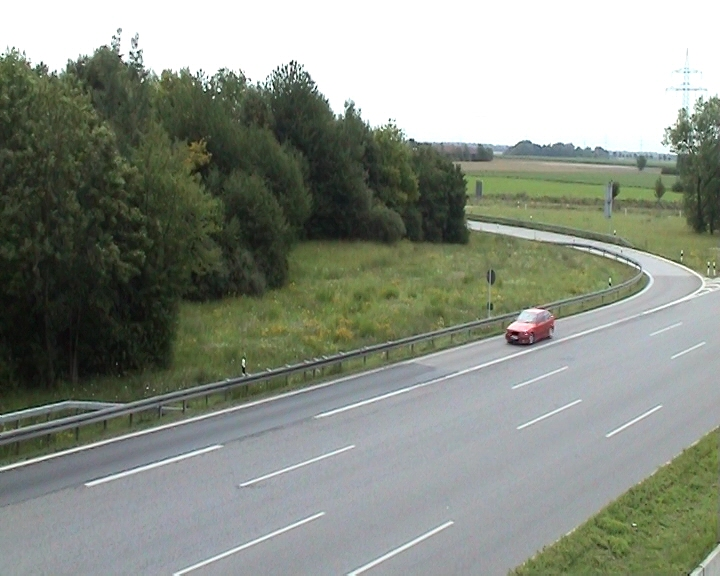
%> input picture Exercise10/sequence/2043_000140.jpeg, 720 x 576 px
$ octave exer_createPd.m   (GNU Octave 9; MATLAB toolbox functions it lacks are replaced by stand-ins)
%> lines starting %> are read from the running program, lines starting %| are printed output that depends on the picture
### Exercise10/colorHist.m
function [ bins ] = colorHist( H, n )
%UNTITLED2 Summary of this function goes here
%   Detailed explanation goes here

[rows, cols] = size(H);
bins=zeros(n,1);
gap = 1/n;
for x=1:cols
    for y=1:rows
        b = floor(H(y,x)/gap)+1;
        bins(b) = bins(b) + 1;
    end
end

end

### Exercise10/probMap.m
function [ D ] = probMap( I, hist )
%UNTITLED3 Summary of this function goes here
%   Detailed explanation goes here

maximum = max(hist);
minimum = min(hist);

[rows, cols] = size(I);
gap = 1/256;
for row = 1:rows
    for col = 1:cols
        hue = I(row, col);
        bin = floor(hue/gap)+1;
        d = hist(bin);

        %D(row, col) = (d - minimum)/(maximum-minimum)*255;
        D(row, col) = ((d)/(maximum))*255;
    end
end

end

### Exercise10/exer_createPd.m
I=imread('sequence/2043_000140.jpeg');
%> I is the input picture: size 576x720x3 uint8; mean R, G, B 137.5, 143.6, 132.8


a = I(308:346,505:555, :);

a_rows = 346-308;
a_cols = 555-505;
x = round(a_cols/2)+505;
y = round(a_rows/2)+308;

I_hsv = rgb2hsv(a);
%> I_hsv: size 39x51x3 double; mean H, S, V 0.688, 0.216, 0.592
H = I_hsv(:, :, 1);
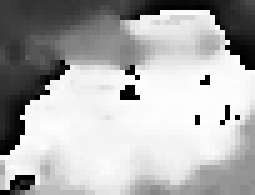
%> H: size 39x51 double (shown 5 times larger); min 0, max 0.998, mean 0.688

bins = colorHist(H, 256);
%> after the loop in colorHist, `for x=1:cols`: bins = 256 values, max 87 at index 254, min 0 at index 44, mean 7.77

prob = probMap(H, bins);
%> in probMap, `maximum = max(hist);`: maximum = 87
%> in probMap, `minimum = min(hist);`: minimum = 0
%> after the loop in probMap, `for row = 1:rows`:
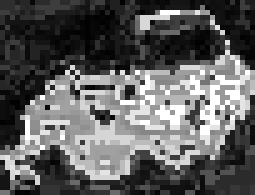
%> D: size 39x51 double (shown 5 times larger); min 2.93, max 255, mean 94.9

%loop here

max_it = 20;
cur_it = 1;
change = 50;
xc = x;
yc = y;
num_images = 50;

for i=1:num_images
    Ic = imread(sprintf('sequence/2043_0001%2d.jpeg',40+i));
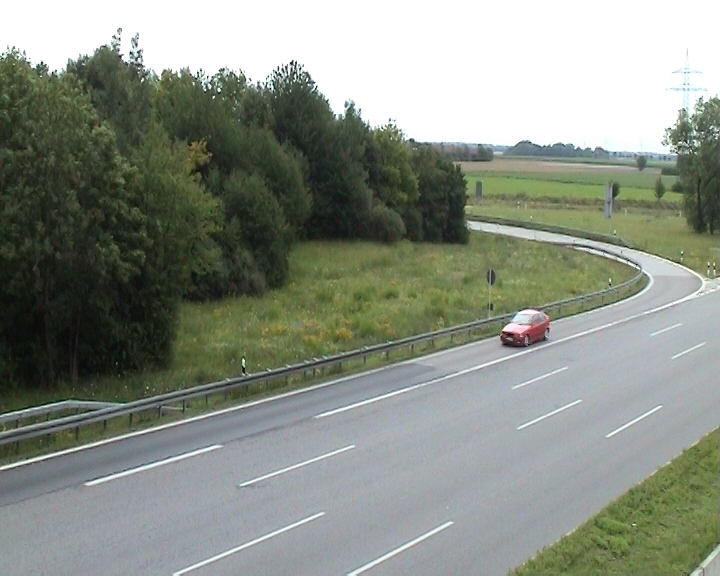
%> input picture Exercise10/sequence/2043_000141.jpeg, 720 x 576 px
%> Ic is the input picture: size 576x720x3 uint8; mean R, G, B 137.4, 143.5, 132.8

    a = Ic(308:346,505:555,:);
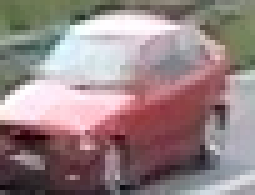
%> a: size 39x51x3 uint8 (shown 5 times larger); mean R, G, B 150.9, 132.1, 133.4
    I_hsv = rgb2hsv(a);
%> I_hsv: size 39x51x3 double; mean H, S, V 0.697, 0.211, 0.608
    H = I_hsv(:, :, 1);
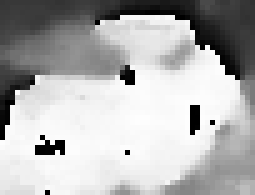
%> H: size 39x51 double (shown 5 times larger); min 0, max 0.998, mean 0.697
    %bins = colorHist(H, 256);
    P_i = probMap(H, bins);
%> after the loop in probMap (call 2), `for row = 1:rows`:
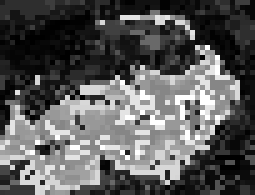
%> D: size 39x51 double (shown 5 times larger); min 0, max 255, mean 90.4

    f=figure();
    mesh(P_i);
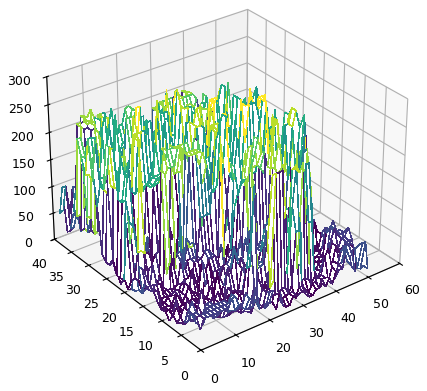
%> figure redrawn from the program's plot data
    hold off;
    saveas(f,sprintf('prob_dist/pd_%2d.jpeg',i));
end
%> pass 2 of the loop `for i=1:num_images`:
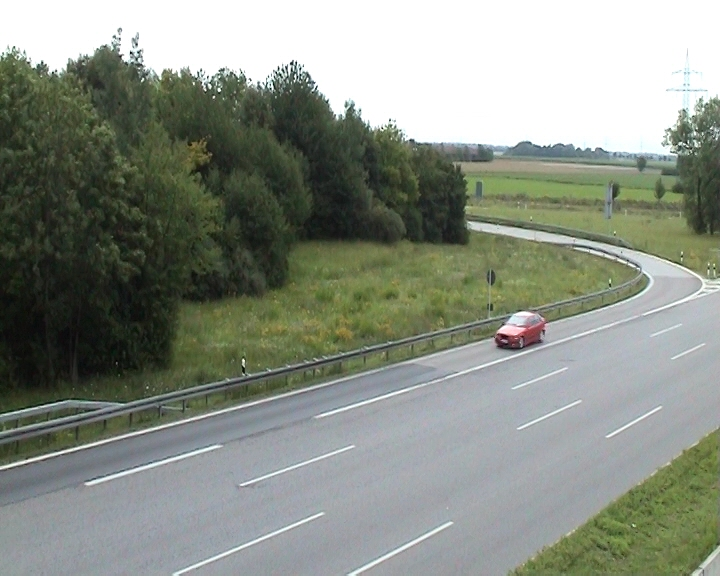
%> input picture Exercise10/sequence/2043_000142.jpeg, 720 x 576 px
%> Ic is the input picture: size 576x720x3 uint8; mean R, G, B 137.5, 143.5, 132.8
%> after the loop in probMap (call 3), `for row = 1:rows`:
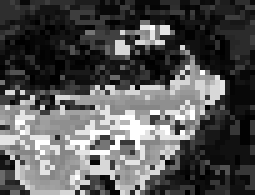
%> D: size 39x51 double (shown 5 times larger); min 0, max 255, mean 85.5
%> `mesh(P_i);`:
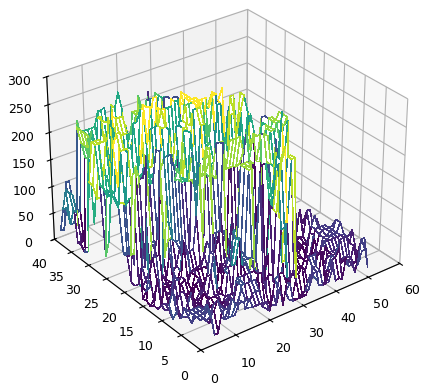
%> figure redrawn from the program's plot data
%> (the run ends here)
